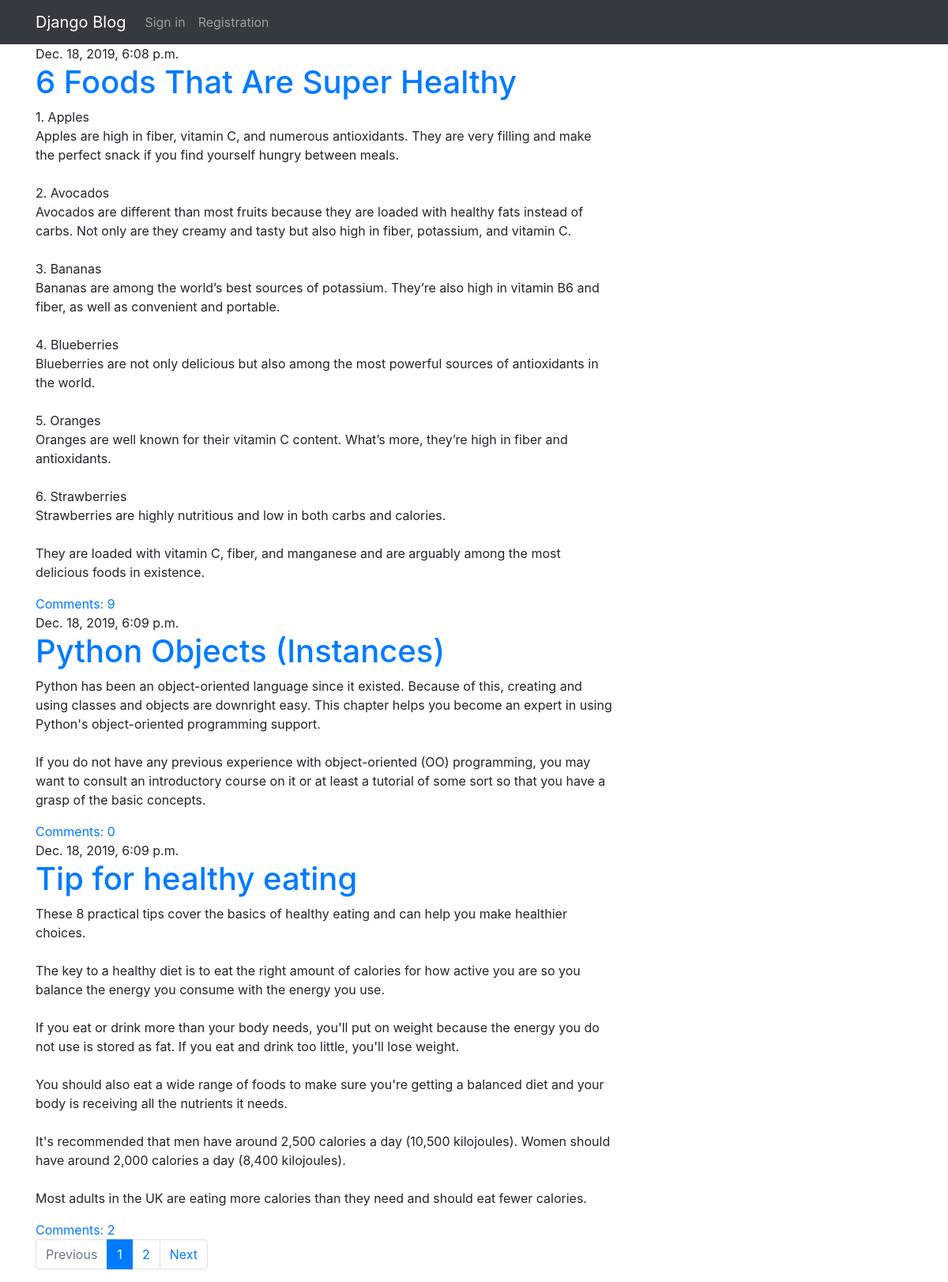
Before: / with the older database file.
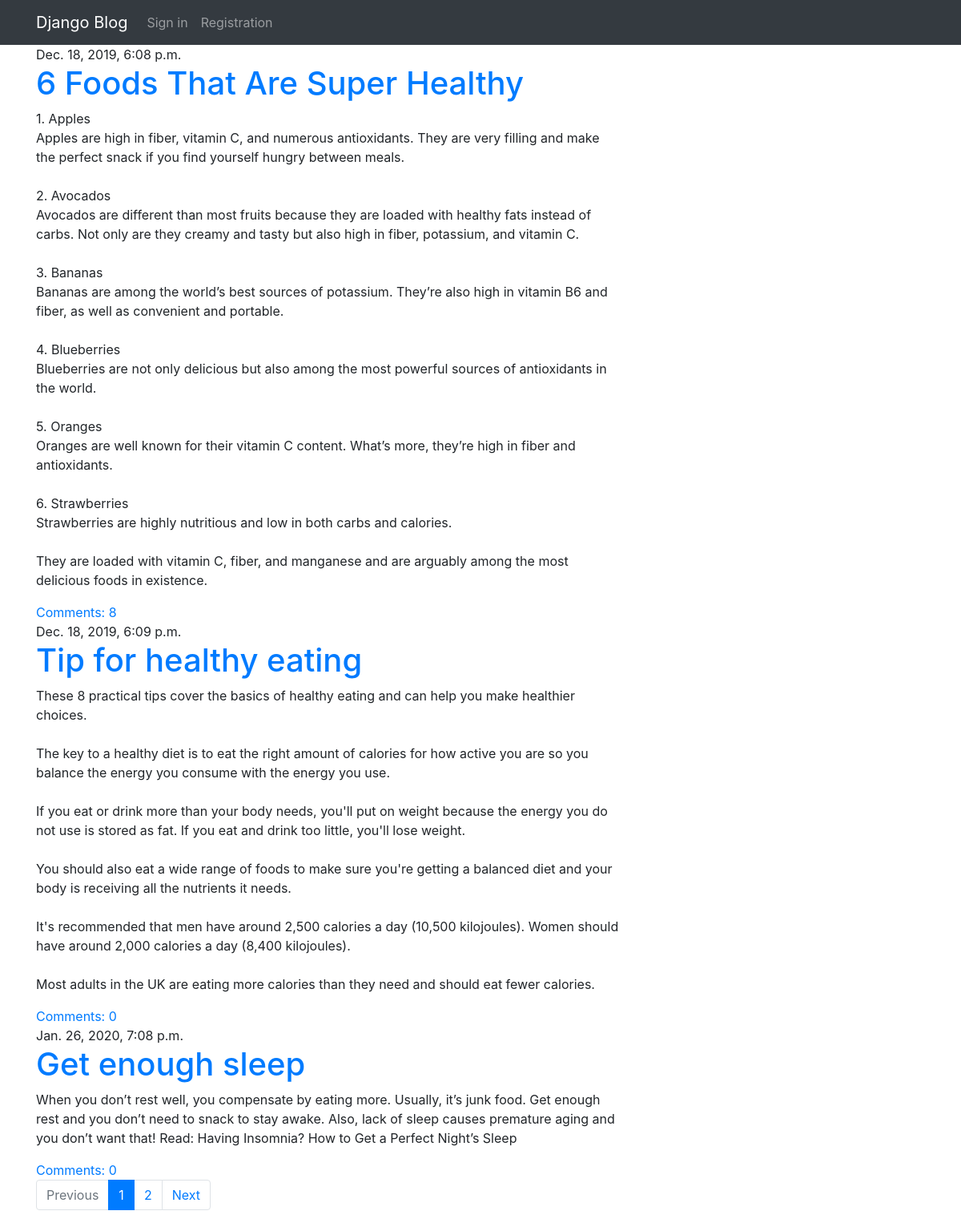
After: the same page with the newer database file.
### blog/models.py (models this page shows, shortened)
class Post(models.Model):
    author = models.ForeignKey(settings.AUTH_USER_MODEL, on_delete=models.CASCADE)
    title = models.CharField(max_length=200)
    text = models.TextField()
    created_date = models.DateTimeField(default=timezone.now)
    published_date = models.DateTimeField(blank=True, null=True)

### blog/views.py (the view)
# urls.py: path('', views.post_list, name='post_list'),
def post_list(request):
    posts = Post.objects.filter(published_date__lte=timezone.now()).order_by('published_date')
    paginator = Paginator(posts, 3)  # Show 3 posts per page
    page = request.GET.get('page', 1)  # method get() returns the value by the key, but not raise exception (default is 1).
    posts = paginator.get_page(page)
    return render(request=request, template_name='blog/post_list.html', context={'posts': posts})

### blog/templates/blog/post_list.html
{% extends 'blog/base.html' %}
{% block content %}
    {% for post in posts %}
        <div class="post">
            <div class="date">
                {{ post.published_date }}
            </div>
            <h1><a href="{% url 'post_detail' pk=post.pk %}">{{ post.title }}</a></h1>
            <p>{{ post.text|linebreaksbr }}</p>
            <a href="{% url 'post_detail' pk=post.pk %}">Comments: {{ post.comments.count }}</a>
        </div>
    {% endfor %}
    {% if posts.paginator.count != 0 %}
		<nav aria-label="...">
		  <ul class="pagination">
		  	{% if posts.has_previous %}
			    <li class="page-item">
		      		<a class="page-link" href="?page={{ posts.previous_page_number }}" tabindex="-1">Previous</a>
			{% else %}
			    <li class="page-item disabled">
		      		<a class="page-link" href="#" tabindex="-1">Previous</a>
			{% endif %}
		    	</li>
			{% for page in posts.paginator.page_range %}
				{% if page == posts.number %}
				    <li class="page-item active"><a class="page-link" href="#">{{ page }}</a></li>
				{% else %}
				    <li class="page-item"><a class="page-link" href="?page={{ page }}">{{ page }}</a></li>
				{% endif %}
			{% endfor %}
		  	{% if posts.has_next %}
			    <li class="page-item">
		      		<a class="page-link" href="?page={{ posts.next_page_number }}">Next</a>
			{% else %}
			    <li class="page-item disabled">
		      		<a class="page-link" href="#">Next</a>
			{% endif %}
		    	</li>
		  </ul>
		</nav>
	{% endif %}
{% endblock content %}

Changed rows visible on the page:
removed Post: published_date "Dec. 18, 2019, 6:09 p.m.", title "Python Objects (Instances)", text "Python has been an object-oriented language since it existed. Because of this, creating and using classes and objects are downright easy. This chapter helps you become an expert in using Python's object-oriented programming support. If you do not have any previous experience with object-oriented (OO) programming, you may want to consult an introductory course on it or at least a tutorial of some sort so that you have a grasp of the basic concepts.", comments.count "0"
computed for Post "6 Foods That Are Super Healthy": comments.count "9" → "8"
computed for Post "Tip for healthy eating": comments.count "2" → "0"
added Post: published_date "Jan. 26, 2020, 7:08 p.m.", title "Get enough sleep", text "When you don’t rest well, you compensate by eating more. Usually, it’s junk food. Get enough rest and you don’t need to snack to stay awake. Also, lack of sleep causes premature aging and you don’t want that! Read: Having Insomnia? How to Get a Perfect Night’s Sleep", comments.count "0"
